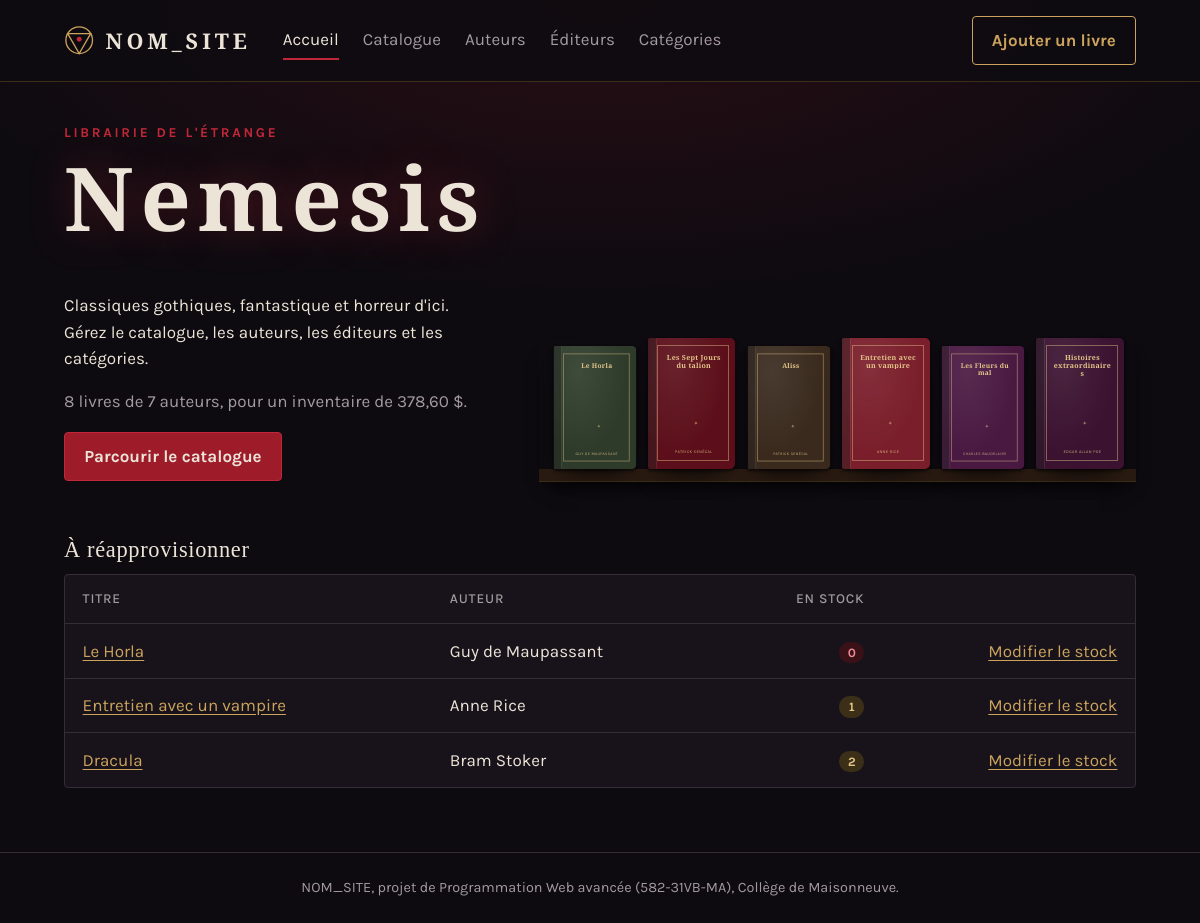
The page / on the database its author committed.
### tables this page shows
CREATE TABLE livre (
    id                 INT UNSIGNED   NOT NULL AUTO_INCREMENT,
    titre              VARCHAR(150)   NOT NULL,
    auteur_id          INT UNSIGNED   NOT NULL,
    editeur_id         INT UNSIGNED   NULL,
    annee_publication  SMALLINT       NULL,
    prix               DECIMAL(6,2)   NOT NULL DEFAULT 0.00,
    quantite_stock     INT UNSIGNED   NOT NULL DEFAULT 0,
    resume             TEXT           NULL,
    couleur_couverture CHAR(7)        NOT NULL DEFAULT '#5C0F1A',
    PRIMARY KEY (id),
    CONSTRAINT fk_livre_auteur
        FOREIGN KEY (auteur_id) REFERENCES auteur (id)
        ON DELETE RESTRICT ON UPDATE CASCADE,
    CONSTRAINT fk_livre_editeur
        FOREIGN KEY (editeur_id) REFERENCES editeur (id)
        ON DELETE SET NULL ON UPDATE CASCADE
);

### includes/init.php (called while the page is built, shortened)
<?php
require_once __DIR__ . '/fonctions.php';
spl_autoload_register(function (string $nomClasse): void {
    $fichier = __DIR__ . '/../Classe/' . $nomClasse . '.php';
});

### Classe/Database.php (called while the page is built, shortened)
<?php
class Database
{
    private static ?PDO $connexion = null;
    public static function getConnexion(): PDO
    {
        if (self::$connexion === null) {
            $dsn = 'mysql:host=' . DB_HOTE . ';dbname=' . DB_NOM . ';charset=utf8mb4';
            self::$connexion = new PDO($dsn, DB_UTILISATEUR, DB_MOT_DE_PASSE, [
                PDO::ATTR_ERRMODE            => PDO::ERRMODE_EXCEPTION,
                PDO::ATTR_DEFAULT_FETCH_MODE => PDO::FETCH_ASSOC,
                PDO::ATTR_EMULATE_PREPARES   => false,
            ]);
        }
        return self::$connexion;
    }
}

### Classe/Modele.php (called while the page is built, shortened)
<?php
abstract class Modele
{
    protected static string $table = '';
    protected ?int $id = null;
    protected static function pdo(): PDO
    {
        return Database::getConnexion();
    }
    public static function compter(): int
    {
        return (int) static::pdo()->query('SELECT COUNT(*) FROM ' . static::$table)->fetchColumn();
    }
    public function getId(): ?int
    {
        return $this->id;
    }
    protected static function entierOuNull(mixed $valeur): ?int
    {
        return ($valeur === null || $valeur === '') ? null : (int) $valeur;
    }
    protected static function texteOuNull(mixed $valeur): ?string
    {
        $texte = trim((string) $valeur);
        return $texte === '' ? null : $texte;
    }
}

### Classe/Livre.php (called while the page is built, shortened)
<?php
class Livre extends Modele
{
    private string $titre = '';
    private int $quantiteStock = 0;
    private ?string $auteurNom = null;
    public function hydrater(array $donnees): void
    {
        if (isset($donnees['id'])) {
            $this->id = (int) $donnees['id'];
        }
        $this->titre = trim($donnees['titre'] ?? '');
        $this->quantiteStock = (int) ($donnees['quantite_stock'] ?? 0);
        $this->auteurNom = $donnees['auteur_nom'] ?? null;
    }
    public static function rechercher(array $filtres = [], string $tri = 'l.titre', ?int $limite = null): array
    {
        $conditions = [];
        $parametres = [];
        if (isset($filtres['stock_max'])) {
            $conditions[] = 'l.quantite_stock <= :stock_max';
            $parametres['stock_max'] = (int) $filtres['stock_max'];
        }
        $trisPermis = ['l.titre', 'l.id DESC', 'l.quantite_stock'];
        $sql = 'SELECT l.*,
                       CONCAT(a.prenom, \' \', a.nom) AS auteur_nom,
                       e.nom AS editeur_nom,
                       GROUP_CONCAT(c.nom ORDER BY c.nom SEPARATOR \', \') AS categories_noms
                FROM livre l
                JOIN auteur a ON a.id = l.auteur_id
                LEFT JOIN editeur e ON e.id = l.editeur_id
                LEFT JOIN livre_categorie lc ON lc.livre_id = l.id
                LEFT JOIN categorie c ON c.id = lc.categorie_id';
        if (!empty($conditions)) {
            $sql .= ' WHERE ' . implode(' AND ', $conditions);
        }
        $sql .= ' GROUP BY l.id ORDER BY ' . $tri;
        if ($limite !== null) {
            $sql .= ' LIMIT ' . (int) $limite;
        }
        $requete = self::pdo()->prepare($sql);
        $requete->execute($parametres);
        return array_map(fn (array $ligne) => new Livre($ligne), $requete->fetchAll());
    }
    public static function trouverRecents(int $nombre = 6): array
    {
        return self::rechercher([], 'l.id DESC', $nombre);
    }
    public static function trouverStockFaible(): array
    {
        return self::rechercher(['stock_max' => self::SEUIL_STOCK_FAIBLE], 'l.quantite_stock');
    }
    public static function valeurInventaire(): float
    {
        return (float) self::pdo()->query('SELECT COALESCE(SUM(prix * quantite_stock), 0) FROM livre')->fetchColumn();
    }
    public function getCouleurCouverture(): string
    {
        $position = ($this->id ?? 0) % count(self::COULEURS_COUVERTURE);
        return self::COULEURS_COUVERTURE[$position];
    }
    public function getTitre(): string
    {
        return $this->titre;
    }
    public function getQuantiteStock(): int
    {
        return $this->quantiteStock;
    }
    public function getAuteurNom(): ?string
    {
        return $this->auteurNom ??= $this->getAuteur()?->getNomComplet();
    }
}

### index.php (the view, shortened to what this page needs)
<?php
require_once 'includes/init.php';
$livresRecents = Livre::trouverRecents(6);
$livresStockFaible = Livre::trouverStockFaible();
$nombreLivres = Livre::compter();
$nombreAuteurs = Auteur::compter();
$valeurInventaire = Livre::valeurInventaire();
$pageActive = 'index.php';
require 'includes/entete.php';
?>
<section class="vitrine">
    <div class="vitrine__texte">
        <p class="vitrine__surtitre">Librairie de l'étrange</p>
        <h1>Nemesis</h1>
        <p>Classiques gothiques, fantastique et horreur d'ici. Gérez le catalogue, les auteurs, les éditeurs et les catégories.</p>
        <p class="vitrine__chiffres">
            <?= $nombreLivres ?> livres de <?= $nombreAuteurs ?> auteurs,
            pour un inventaire de <?= formatPrix($valeurInventaire) ?>.
        </p>
        <a class="bouton" href="livres.php">Parcourir le catalogue</a>
    </div>
    <?php if (empty($livresRecents)) : ?>
        <div class="vide">
            <p>Les rayons sont vides. Ajoutez un premier livre pour les garnir.</p>
            <a class="bouton" href="livre-form.php">Ajouter un livre</a>
        </div>
    <?php else : ?>
        <ul class="tablette" aria-label="Derniers livres ajoutés">
            <?php foreach ($livresRecents as $livre) : ?>
                <li>
                    <a href="livre-fiche.php?id=<?= $livre->getId() ?>" title="<?= e($livre->getTitre()) ?>">
                        <?= couvertureHtml($livre) ?>
                    </a>
                </li>
            <?php endforeach; ?>
        </ul>
    <?php endif; ?>
</section>
<section class="section">
    <h2>À réapprovisionner</h2>
    <?php if (empty($livresStockFaible)) : ?>
        <p class="texte-discret">Tous les livres ont plus de <?= Livre::SEUIL_STOCK_FAIBLE ?> exemplaires en stock.</p>
    <?php else : ?>
        <div class="tableau-conteneur">
            <table class="tableau">
                <thead>
                    <tr>
                        <th scope="col">Titre</th>
                        <th scope="col">Auteur</th>
                        <th scope="col" class="nombre">En stock</th>
                        <th scope="col"><span class="visuellement-cache">Actions</span></th>
                    </tr>
                </thead>
                <tbody>
                    <?php foreach ($livresStockFaible as $livre) : ?>
                        <tr>
                            <td><a href="livre-fiche.php?id=<?= $livre->getId() ?>"><?= e($livre->getTitre()) ?></a></td>
                            <td><?= e($livre->getAuteurNom()) ?></td>
                            <td class="nombre">
                                <span class="pastille <?= $livre->getQuantiteStock() === 0 ? 'pastille--rupture' : 'pastille--faible' ?>">
                                    <?= $livre->getQuantiteStock() ?>
                                </span>
                            </td>
                            <td class="actions"><a href="livre-form.php?id=<?= $livre->getId() ?>">Modifier le stock</a></td>
                        </tr>
                    <?php endforeach; ?>
                </tbody>
            </table>
        </div>
    <?php endif; ?>
</section>
<?php require 'includes/pied.php'; ?>

### includes/entete.php (shortened to what this page needs)
<?php
$liensMenu = [
    'index.php'      => 'Accueil',
    'livres.php'     => 'Catalogue',
    'auteurs.php'    => 'Auteurs',
    'editeurs.php'   => 'Éditeurs',
    'categories.php' => 'Catégories',
];
?>
<!DOCTYPE html>
<html lang="fr-CA">
<head>
    <link rel="stylesheet" href="css/style.css">
</head>
<body>
    <header class="entete">
        <div class="entete__interieur">
            <a class="logo" href="index.php">
                <svg class="logo__sigle" viewBox="0 0 32 32" aria-hidden="true">
                    <circle cx="16" cy="16" r="14" />
                    <path d="M3.9 9 H28.1 L16 30 Z" />
                    <circle class="logo__oeil" cx="16" cy="15" r="2.6" />
                </svg>
                <?= e(NOM_SITE) ?>
            </a>
            <nav class="menu" aria-label="Navigation principale">
                <ul>
                    <?php foreach ($liensMenu as $fichier => $libelle) : ?>
                        <li>
                            <a href="<?= e($fichier) ?>" <?= $fichier === $pageActive ? 'aria-current="page"' : '' ?>>
                                <?= e($libelle) ?>
                            </a>
                        </li>
                    <?php endforeach; ?>
                </ul>
            </nav>
            <a class="bouton bouton--clair" href="livre-form.php">Ajouter un livre</a>
        </div>
    </header>
    <main class="contenu">

### includes/fonctions.php (shortened to what this page needs)
<?php
function e(mixed $valeur): string
{
    return htmlspecialchars((string) $valeur, ENT_QUOTES, 'UTF-8');
}
function formatPrix(float $prix): string
{
    return number_format($prix, 2, ',', "\u{00A0}") . "\u{00A0}$";
}
function couvertureHtml(Livre $livre, bool $grande = false): string
{
    $classes = 'couverture' . ($grande ? ' couverture--grande' : '');
    $style = '--couleur: ' . e($livre->getCouleurCouverture()) . ';';
    return '<div class="' . $classes . '" style="' . $style . '" aria-hidden="true">'
        . '<span class="couverture__titre">' . e($livre->getTitre()) . '</span>'
        . '<span class="couverture__auteur">' . e($livre->getAuteurNom() ?? '') . '</span>'
        . '</div>';
}

### includes/pied.php (shortened to what this page needs)
    </main>
    <footer class="pied">
        <p><?= e(NOM_SITE) ?>, projet de Programmation Web avancée (582-31VB-MA), Collège de Maisonneuve.</p>
    </footer>
</body>
</html>

### rows shown on the page
livre: titre "Le Horla", AuteurNom "Guy de Maupassant", quantite_stock "0"
livre: titre "Les Sept Jours du talion"
livre: titre "Aliss"
livre: titre "Entretien avec un vampire", AuteurNom "Anne Rice", quantite_stock "1"
livre: titre "Les Fleurs du mal"
livre: titre "Histoires extraordinaires"
livre: titre "Dracula", AuteurNom "Bram Stoker", quantite_stock "2"

### other values the page prints
NOM_SITE "NOM_SITE"
$libelle "Accueil"
$libelle "Catalogue"
$libelle "Auteurs"
$libelle "Éditeurs"
$libelle "Catégories"
$nombreLivres "8"
$nombreAuteurs "7"
formatPrix($valeurInventaire) "378,60 $"
